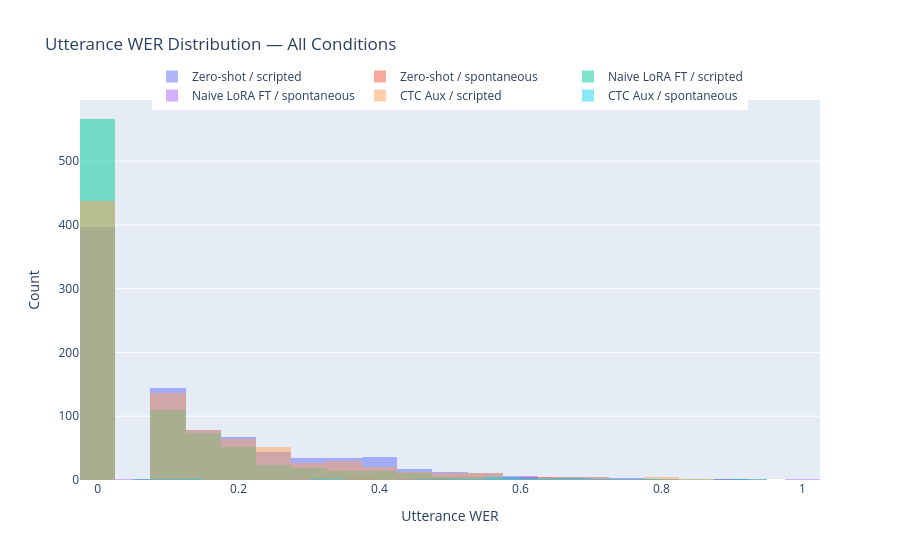

The notebook cell this image was saved under:
### Markdown cell above
# Part 4 — Utterance-level Analysis

### Code cell
# ── Utterance WER distributions ──────────────────────────────────────────────
fig = go.Figure()
for key, label in MODEL_KEYS.items():
    for split in SPLITS:
        if split not in results.get(key, {}): continue
        fig.add_trace(go.Histogram(
            x=results[key][split]["utt_wer"],
            name=f"{label} / {split}", opacity=0.5, nbinsx=30,
        ))
fig.update_layout(title="Utterance WER Distribution — All Conditions", barmode="overlay",
                  legend=dict(orientation="h", y=1.1, xanchor="center", x=0.5))
fig.update_xaxes(title_text="Utterance WER")
fig.update_yaxes(title_text="Count")
fig.show()

### Figure 1 — Plotly figure (JSON) as saved in the notebook; plotly's stock layout.template omitted (floating-point values rounded to 4 significant figures; data arrays with more than 128 entries replaced by an {"elided": "..."} marker saying what was removed)
{"data": [{"name": "Zero-shot / scripted", "nbinsx": 30, "opacity": 0.5, "type": "histogram", "x": {"elided": "900 float values"}}, {"name": "Zero-shot / spontaneous", "nbinsx": 30, "opacity": 0.5, "type": "histogram", "x": [0.5449, 0.5664, 0.6197, 0.6769, 0.6111, 0.7847, 0.102, 0.6483, 0.4706, 0.7109, 0.625, 0.6949, 0.469, 0.05263, 0.3649, 0.6911, 0.5828, 0.6493, 0.569, 0.9091, 0.7753, 0.4914]}, {"name": "Naive LoRA FT / scripted", "nbinsx": 30, "opacity": 0.5, "type": "histogram", "x": {"elided": "900 float values"}}, {"name": "Naive LoRA FT / spontaneous", "nbinsx": 30, "opacity": 0.5, "type": "histogram", "x": [0.5192, 0.5664, 0.5915, 0.6692, 0.6111, 0.7321, 0.08163, 0.6069, 0.4706, 0.7109, 0.6172, 0.6864, 0.4602, 0.05263, 0.3243, 0.6667, 0.5894, 0.5821, 0.5431, 0.9091, 0.7528, 1.0]}, {"name": "CTC Aux / scripted", "nbinsx": 30, "opacity": 0.5, "type": "histogram", "x": {"elided": "900 float values"}}, {"name": "CTC Aux / spontaneous", "nbinsx": 30, "opacity": 0.5, "type": "histogram", "x": [0.5385, 0.5594, 0.5986, 0.6769, 0.6111, 0.7321, 0.102, 0.6345, 0.4706, 0.7109, 0.6484, 0.6864, 0.4602, 0.07895, 0.3378, 0.6911, 0.5894, 0.597, 0.569, 0.9091, 0.7753, 0.5]}], "layout": {"barmode": "overlay", "legend": {"orientation": "h", "x": 0.5, "xanchor": "center", "y": 1.1}, "title": {"text": "Utterance WER Distribution — All Conditions"}, "xaxis": {"title": {"text": "Utterance WER"}}, "yaxis": {"title": {"text": "Count"}}}}
